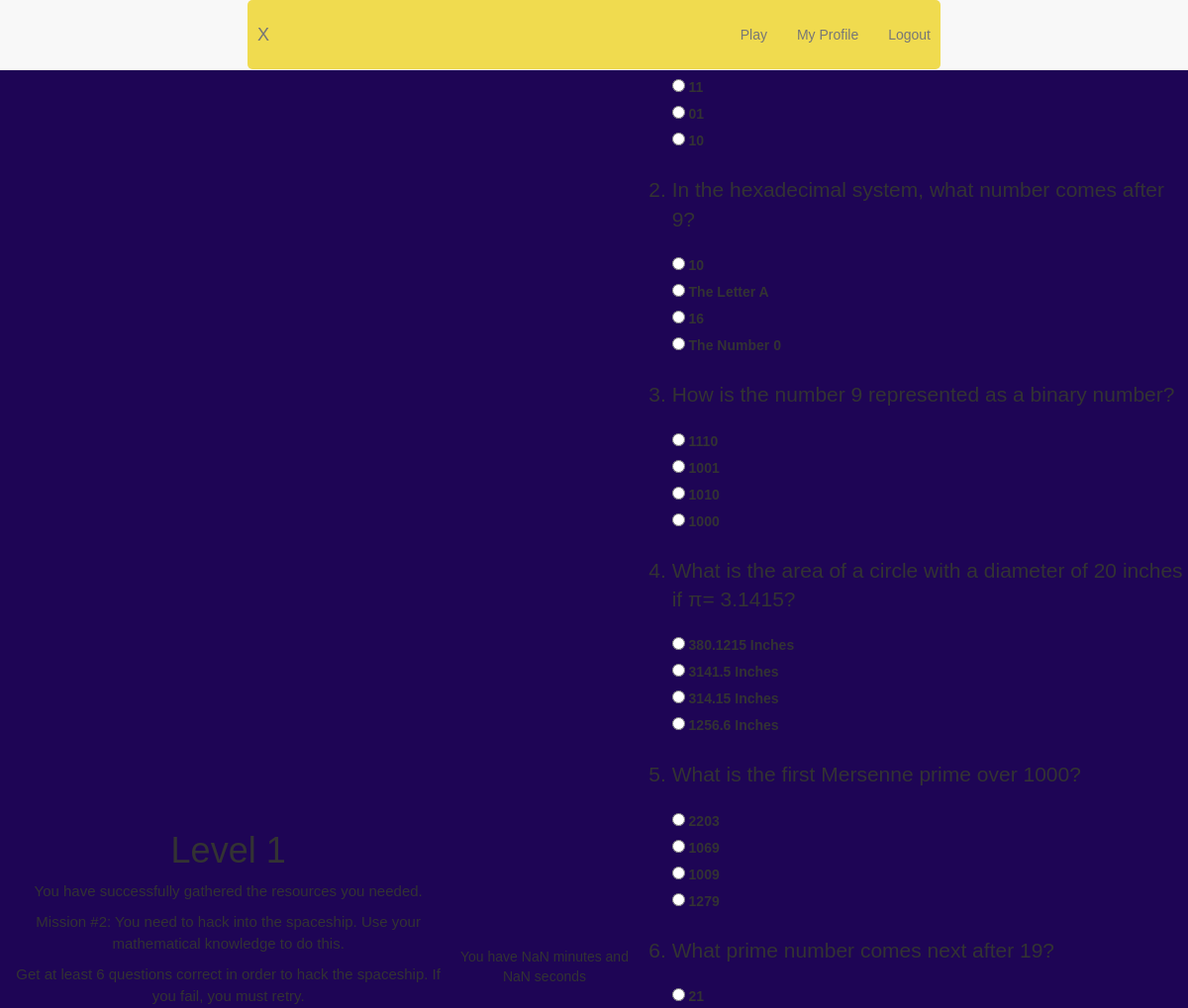
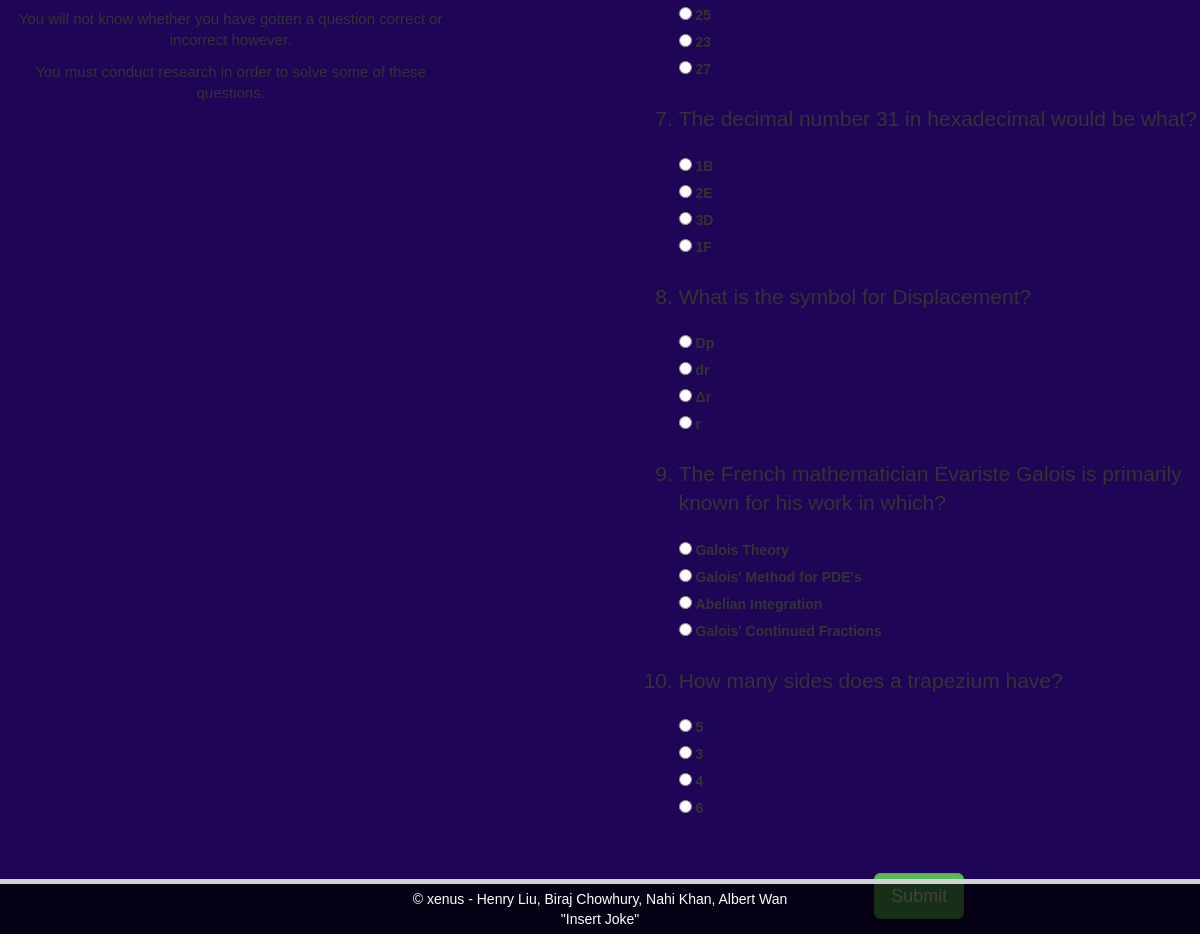
The page /computation (signed in) on the database its author committed (2 pictures, top to bottom).
### tables this page shows
CREATE TABLE TRIVIA (questions TEXT, one TEXT, two TEXT, three TEXT, four TEXT);

### app.py (the view)
@app.route("/computation")
def computation():
    if "user" not in session:
        return redirect(url_for('root'))
    with sqlite3.connect(DB_FILE) as connection:
        c = connection.cursor()
        q = 'SELECT questions, one, two , three, four FROM TRIVIA;'
        foo = c.execute(q)
        List = foo.fetchall()
        connection.commit()
    return render_template('computation.html',q = List, heading = session["user"],sessionstatus = "user" in session)

### templates/computation.html (shortened to what this page needs)
{% extends "homepage.html" %}
{% block body %}
{% block searchresults %}
<div class="container-fluid">
  <center>
    <h1>Level 1</h1>
    <p> You have successfully gathered the resources you needed. </p>
    <p>Mission #2: You need to hack into the spaceship. Use your mathematical knowledge to do this.</p>
    <p>Get at least 6 questions correct in order to hack the spaceship. If you fail, you must retry.</p>
    <p>You will not know whether you have gotten a question correct or incorrect however.</p>
    <p>You must conduct research in order to solve some of these questions.</p>
  </center>
</div>
<head>
</head>
<body onload="timeRemaining()">
  <center><div>You have <span id="clockdiv"></span></div></center>
</body>
<div class = "form-group">
  <form action = "/computationchecker" method='POST'>
    <ol>
      {% for i in q %}
      <li class="lead">{{i[0]|safe}}</li>
      <div class="form-check">
        <input required="true" class ="form-check-input" type='radio' value='{{i[1]}}' name='{{loop.index0}}' required/>
        <label class="form-check-label"> {{i[1]|safe}} </label>
        <br>
        <input required="true" class ="form-check-input" type='radio' value='{{i[2]}}' name='{{loop.index0}}' required/>
        <label class="form-check-label"> {{i[2]|safe}} </label>
        <br>
        <input required="true" class ="form-check-input" type='radio' value='{{i[3]}}' name='{{loop.index0}}' required/>
        <label class="form-check-label"> {{i[3]|safe}} </label>
        <br>
        <input required="true" class ="form-check-input" type='radio' value='{{i[4]}}' name='{{loop.index0}}' required/>
        <label class="form-check-label"> {{i[4]|safe}} </label>
        <br>
      </div>
      <br>
      {% endfor %}
      <br>
    </ol>
    <div class="text-center">
      <button type="submit" class="btn btn-success btn-lg">Submit</button>
    </div>
  </form>
</div>
<br><br><br>
{% endblock %}
{% endblock %}

### templates/homepage.html (shortened to what this page needs)
{% extends "template.html" %}
{% block buttons %}
{% if sessionstatus %}
<html lang="en">
<li class="nav-item">
  <a href="{{ url_for('play') }}" class="nav-link">Play</a>
</li>
<li class="nav-item">
  <a href="{{ url_for('profile') }}" class="nav-link">My Profile</a>
</li>
<li class="nav-item">
  <a href="{{ url_for('logout') }}" class="nav-link">Logout</a>
</li>
{% endif %}
{% endblock %}

### templates/template.html (shortened to what this page needs)
<!DOCTYPE html>
<html lang="en" dir="ltr">
<head>
  <link rel="stylesheet" href="https://maxcdn.bootstrapcdn.com/bootstrap/3.3.7/css/bootstrap.min.css">
  <link rel="stylesheet" href="css/styles.css">
  </head>
<br>
<br>
<body style="height: 100%;">
    <nav class="navbar navbar-default navbar-fixed-top" data-sr-id="0" style="color: black; opacity: 1; transition: opacity 2s cubic-bezier(0.5, 0, 0, 1) 0s;">
      <div class="container">
        <div class="navbar-header">
          <a class="navbar-brand" href="{{ url_for('root') }}">X</a>
        </div>
        <div id="navbar" class="collapse navbar-collapse">
          <ul class="nav navbar-nav navbar-right">
            {% block buttons %}
            {% endblock %}
          </ul>
        </div>
      </div>
    </nav>
    {% block body %}
    {% endblock %}
<br>
<br>
  <footer style="position: fixed; left: 0; bottom: 0; padding: 5px; margin-top: 0; width: 100%; background: rgba(0, 0, 0, 0.75); color: white; text-align: center; border-top: solid; border-color:lightgray; border-width: 5px;">
     &copy xenus - Henry Liu, Biraj Chowhury, Nahi Khan, Albert Wan <br> "Insert Joke"
  </footer>
  </body>
</html>

### templates/styles.css (style rules this page uses)
* { box-sizing: border-box; }
body { display: flex; justify-content: center; align-items: center; min-height: 100vh; margin: 0; background-color: #1E0555; }
body, .quote-input { font-family: 'Gill Sans', 'Gill Sans MT', Calibri, 'Trebuchet MS', sans-serif; }
.container { background-color: #F0DB4F; padding: 1rem; border-radius: .5rem; width: 700px; max-width: 90%; }

### templates/computation.html (style rules this page uses)
p { text-align: center; font-size: 15px; margin-top: 0px; }

### rows shown on the page
TRIVIA: two "11", three "01", four "10"
TRIVIA: questions "In the hexadecimal system, what number comes after 9?", one "10", two "The Letter A", three "16", four "The Number 0"
TRIVIA: questions "How is the number 9 represented as a binary number?", one "1110", two "1001", three "1010", four "1000"
TRIVIA: questions "What is the area of a circle with a diameter of 20 inches if π= 3.1415?", one "380.1215 Inches", two "3141.5 Inches", three "314.15 Inches", four "1256.6 Inches"
TRIVIA: questions "What is the first Mersenne prime over 1000?", one "2203", two "1069", three "1009", four "1279"
TRIVIA: questions "What prime number comes next after 19?", one "21", two "25", three "23", four "27"
TRIVIA: questions "The decimal number 31 in hexadecimal would be what?", one "1B", two "2E", three "3D", four "1F"
TRIVIA: questions "What is the symbol for Displacement?", one "Dp", two "dr", three "Δr", four "r"
TRIVIA: questions "The French mathematician Évariste Galois is primarily known for his work in which?", one "Galois Theory", two "Galois' Method for PDE's", three "Abelian Integration", four "Galois' Continued Fractions"
TRIVIA: questions "How many sides does a trapezium have?", one "5", two "3", three "4", four "6"
